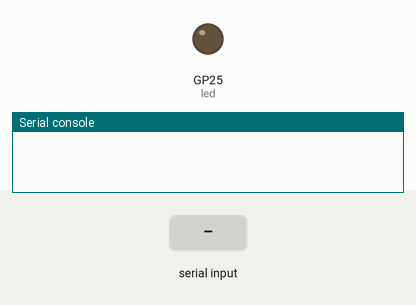
This program was run on a simulated Raspberry Pi Pico running MicroPython. On the bench: output pins drawn as LEDs (lit = HIGH), the last lines printed to the serial console. The inputs (shaded band) are chosen by the test bench.

Above: at 1.2 s.
1.3 s: "1" typed at the serial console, then Enter
At 2.1 s:
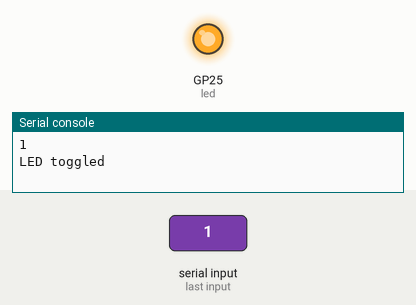
2.8 s: "0" typed at the serial console, then Enter
At 3.3 s:
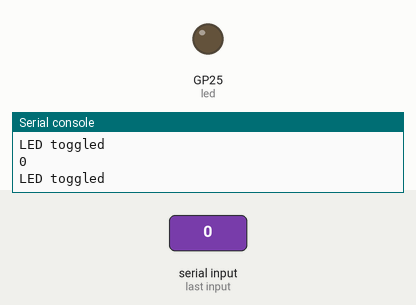
4.3 s: "2" typed at the serial console, then Enter
At 4.6 s:
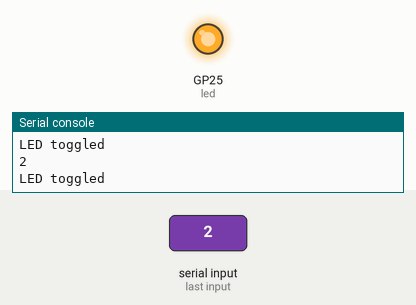
Timing chart, 0 to 7.3 s (numbered marks = the images above; inputs shaded):
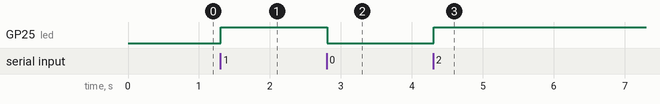

Measured:
- after the input at 1.3 s, GP25 (led): LOW → HIGH at once
- after the input at 2.8 s, GP25 (led): HIGH → LOW at once
- after the input at 4.3 s, GP25 (led): LOW → HIGH at once

The program:

main.py
```python
import select
import sys
import time
import machine

# Create an instance of a polling object
poll_obj = select.poll()
# Register sys.stdin (standard input) for monitoring read events with priority 1
poll_obj.register(sys.stdin,1)
# Pin object for controlling onboard LED
led=machine.Pin("LED",machine.Pin.OUT)

while True:
    # Check if there is any data available on sys.stdin without blocking
    if poll_obj.poll(0):
        # Read one character from sys.stdin
        ch = sys.stdin.readline().strip()
        # Check if the character read is 't'
        # if ch.startswith('t'):
            # Toggle the state of the LED
        led.value(not led.value())
            # Print a message indicating that the LED has been toggled
        print ("LED toggled" )
    # Small delay to avoid high CPU usage in the loop
    time.sleep(0.1)
```
